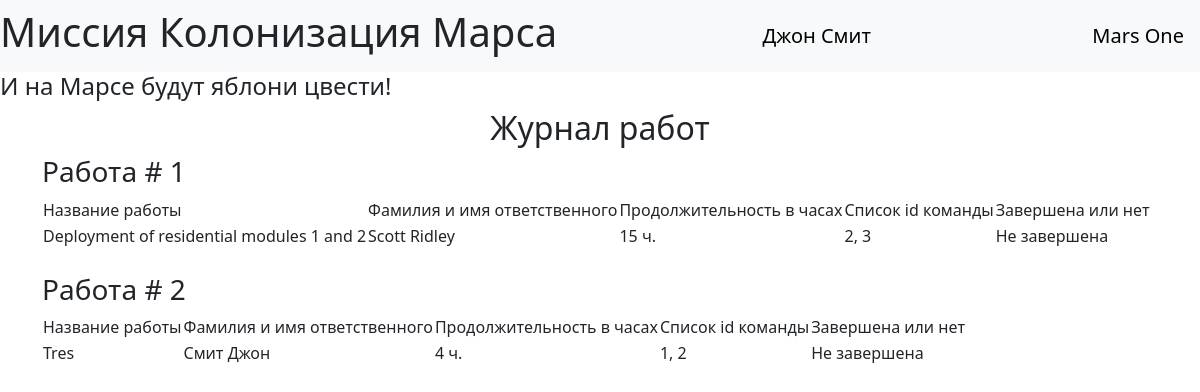
/ (signed in), run on the app's committed database.
### data/users.py (models this page shows, shortened)
class User(SqlAlchemyBase, UserMixin):
    __tablename__ = 'users'
    id = sqlalchemy.Column(sqlalchemy.Integer,
                           primary_key=True, autoincrement=True)
    surname = sqlalchemy.Column(sqlalchemy.String, nullable=True)
    name = sqlalchemy.Column(sqlalchemy.String, nullable=True)
    age = sqlalchemy.Column(sqlalchemy.Integer, nullable=True)
    position = sqlalchemy.Column(sqlalchemy.String, nullable=True)
    speciality = sqlalchemy.Column(sqlalchemy.String, nullable=True)
    address = sqlalchemy.Column(sqlalchemy.String, nullable=True)
    email = sqlalchemy.Column(sqlalchemy.String,
                              unique=True, nullable=True)
    hashed_password = sqlalchemy.Column(sqlalchemy.String, nullable=True)
    modified_date = sqlalchemy.Column(sqlalchemy.DateTime,
                                      default=datetime.datetime.now)
    jobs = orm.relationship("Jobs", back_populates='user')

### data/jobs.py (models this page shows)
class Jobs(SqlAlchemyBase):
    __tablename__ = 'jobs'
    id = sqlalchemy.Column(sqlalchemy.Integer,
                           primary_key=True, autoincrement=True)
    team_leader = sqlalchemy.Column(sqlalchemy.Integer,
                                    sqlalchemy.ForeignKey("users.id"))
    job = sqlalchemy.Column(sqlalchemy.String, nullable=True)
    work_size = sqlalchemy.Column(sqlalchemy.Integer, nullable=True)
    collaborators = sqlalchemy.Column(sqlalchemy.String, nullable=True)
    start_date = sqlalchemy.Column(sqlalchemy.DateTime,
                                   default=datetime.datetime.now)
    end_date = sqlalchemy.Column(sqlalchemy.DateTime,
                                 default=datetime.datetime.now)
    is_finished = sqlalchemy.Column(sqlalchemy.Boolean, default=True)
    user = orm.relationship('User')

### main.py (the view)
@app.route("/")
def index():
    db_sess = db_session.create_session()
    jobs = db_sess.query(Jobs).all()
    names = dict()
    for job in jobs:
        user = db_sess.query(User).filter(User.id == job.team_leader).first()
        names[job.team_leader] = user.surname + ' ' + user.name
    return render_template("index.html", jobs=jobs, names=names, title="Марсиане")

### data/db_session.py (called while the page is built)
def create_session() -> Session:
    global __factory
    return __factory()

### main.py (called while the page is built)
@login_manager.user_loader
def load_user(user_id):
    db_sess = db_session.create_session()
    return db_sess.query(User).get(user_id)

### templates/index.html
{% extends "base.html" %}
{% block content %}
<h2>Журнал работ</h2>
{% for job in jobs %}
<h3>Работа # {{ job.id }}</h3>
<div class="table_container">
    <table class="my_table">
        <tr class="my_row">
            <td class="title">Название работы</td>
            <td class="title">Фамилия и имя ответственного</td>
            <td class="title">Продолжительность в часах</td>
            <td class="title">Список id команды</td>
            <td class="title">Завершена или нет</td>
        </tr>
        <tr class="my_row">
            <td class="ordinary">{{ job.job.capitalize() }}</td>
            <td class="ordinary">{{ names[job.team_leader] }}</td>
            <td class="ordinary">{{ job.work_size }} ч.</td>
            <td class="ordinary">{{ job.collaborators }}</td>
            {% if job.is_finished %}
            <td class="ordinary">Завершена</td>
            {% else %}
            <td class="ordinary">Не завершена</td>
            {% endif %}
        </tr>
    </table>
</div>
<br>
{% endfor %}
{% endblock %}

### templates/base.html (shortened to what this page needs)
<!doctype html>
<html lang="en">
<head>
    <link href="https://cdn.jsdelivr.net/npm/bootstrap@5.3.3/dist/css/bootstrap.min.css"
          rel="stylesheet"
>
    <link rel="stylesheet" type="text/css" href="../static/css/style.css"/>
</head>
<body>
<header>
    <nav class="navbar navbar-light bg-light">
        <h1>Миссия Колонизация Марса</h1>
        {% if current_user.is_authenticated %}
        <a class="navbar-brand" href="/logout">{{ current_user.name }} {{ current_user.surname }}</a>
        {% else %}
        <p>
            <a class="btn btn-primary " href="/register">Зарегистрироваться</a>
            <a class="btn btn-success" href="/login">Войти</a>
        </p>
        {% endif %}
        <a class="navbar-brand" href="#">Mars One</a>
    </nav>
    <h4>И на Марсе будут яблони цвести!</h4>
</header>
<main role="main" class="container">
    {% block content %}{% endblock %}
</main>
</body>
</html>

### static/css/style.css (style rules this page uses)
h1 { text-align: center; }
h2 { text-align: center; }

### data on the page
User: name "Джон", surname "Смит"
Jobs: id "1", job "Deployment of residential modules 1 and 2", team_leader "Scott Ridley", work_size "15", collaborators "2, 3", is_finished "Не завершена"
Jobs: id "2", job "Tres", team_leader "Смит Джон", work_size "4", collaborators "1, 2", is_finished "Не завершена"
